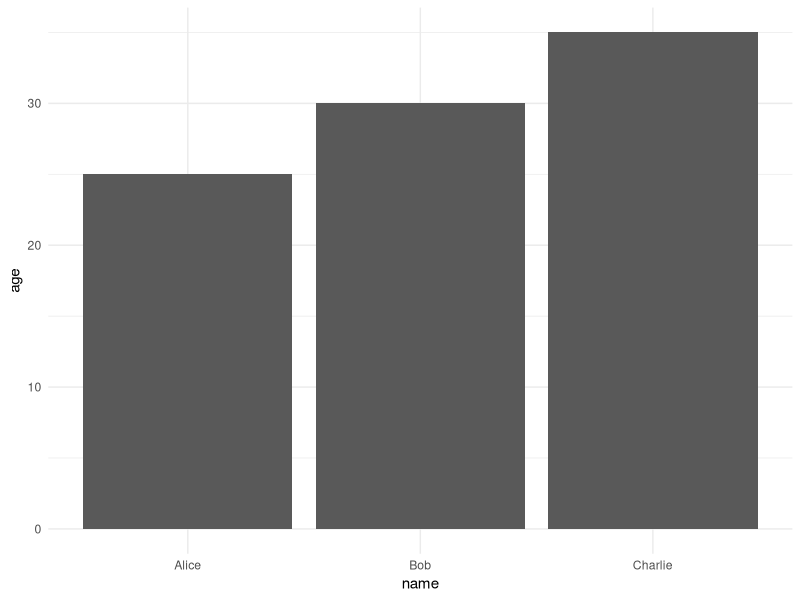

Reproduce this figure in R.
## ---- chunk 1
library(ggplot2)
library(readxl)
## ---- chunk 2
2 + 2
10 - 5
3 * 4
20 / 5
2^3

## ---- chunk 3
x <- 10
y <- 5
z <- x + y
print(z)
## ---- chunk 4
num <- 10.5
text <- "Hello, R!"
logic <- TRUE
factor <- factor(c("A", "B", "C"))
## ---- chunk 5
vec <- c(1, 2, 3, 4, 5)
print(vec)
print(vec) # Indeksowanie
## ---- chunk 6
kwadrat <- function(x) {
return(x^2)
}
# Używanie funkcji
wynik <- kwadrat(4)
print(wynik)
## ---- chunk 7
library(ggplot2)
## ---- chunk 8
df <- data.frame(
name = c("Alice", "Bob", "Charlie"),
age = c(25, 30, 35),
height = c(165, 180, 175)
)
print(df)
## ---- chunk 9
summary(df)
## ---- chunk 10
ggplot(df, aes(x = name, y = age)) +
geom_bar(stat = "identity") +
theme_minimal()
## ---- chunk 11
for (i in 1:5) {
print(paste("Iteracja:", i))
}
x <- 10
if (x > 5) {
print("x jest większe niż 5")
} else {
print("x jest mniejsze lub równe 5")
}
